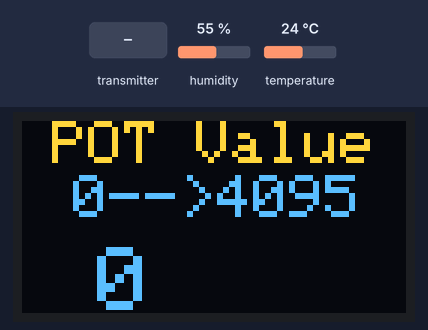
Bench run of a sketch on a simulated ESP32. Parts: 128×64 one-colour display. The inputs (shaded band) are chosen by the test bench; at power-on: humidity 55 %, temperature 24 °C. The OLED is the two-colour kind (top 16 rows yellow); what the sketch prints to the serial monitor is not drawn.

Above: at 1.2 s.
1.3 s: the transmitter starts sending potVal = 1024
At 3.3 s:
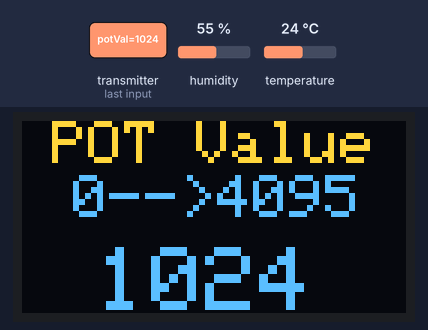
3.6 s: the transmitter starts sending potVal = 2048
At 5.1 s:
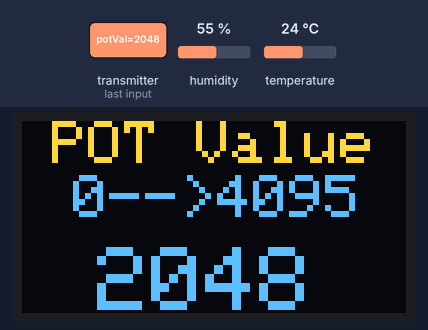
Timing chart, 0 to 6.6 s (numbered marks = the images above; inputs shaded):
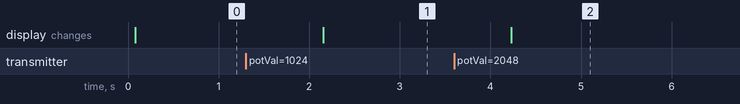

The sketch:

Transceiver_2.ino
```cpp
//Transceiver 2 Sketch:
//--------------------------------------------
//ESP32 Tranceiver 2 via ESP-NOW Protocol
//Transmit Temp & Humidity - Receive Pot Value
//--------------------------------------------
#include <esp_now.h>
#include <WiFi.h>
#include<Wire.h>
#include<Adafruit_SSD1306.h>
#include <DHT.h>
//------------------------------------------------------------
Adafruit_SSD1306 display(128, 64, &Wire, -1);
DHT dht(32, DHT11);
//------------------------------------------------------------
uint8_t RxMACaddress[] = {0x7C, 0x9E, 0xBD, 0xF1, 0x85, 0xCC};
//------------------------------------------------------------
typedef struct TxStruct
{
  float temp; int humidity;
}TxStruct;
TxStruct sentData;
//------------------------------------------------------------
typedef struct RxStruct
{
  int potVal;
}RxStruct;
RxStruct receivedData;
//------------------------------------------------------------
void OnDataRecv(const uint8_t * mac, const uint8_t *incomingData, int len)
{
  memcpy(&receivedData, incomingData, sizeof(receivedData));

}
//------------------------------------------------------------
void OnDataSent(const uint8_t *mac_addr, esp_now_send_status_t status)
{
  Serial.print("\r\nLast Packet Send Status:\t");
  Serial.println(status == ESP_NOW_SEND_SUCCESS ? "Delivery Success" : "Delivery Fail");
}
//======================================================================================
void setup()
{
  Serial.begin(115200);
  dht.begin();
  if (!display.begin(SSD1306_SWITCHCAPVCC, 0x3C))
  {
    Serial.println(F("SSD1306 allocation failed"));
    for (;;); // Don't proceed, loop forever
  }
  display.clearDisplay();
  //----------------------------------------------------------
  WiFi.mode(WIFI_STA);
  //----------------------------------------------------------
  if(esp_now_init() != ESP_OK)
  {
    Serial.println("Error initializing ESP-NOW");
    return;
  }
  //----------------------------------------------------------
  esp_now_register_send_cb(OnDataSent);
  //----------------------------------------------------------
  esp_now_peer_info_t peerInfo;
  memcpy(peerInfo.peer_addr, RxMACaddress, 6);
  peerInfo.channel = 0;
  peerInfo.encrypt = false;
  //----------------------------------------------------------
  if(esp_now_add_peer(&peerInfo) != ESP_OK)
  {
    Serial.println("Failed to add peer");
    return;
  }
  //----------------------------------------------------------
  esp_now_register_recv_cb(OnDataRecv);
}
//======================================================================================
void loop()
{
  sentData.temp = dht.readTemperature(false);
  sentData.humidity = dht.readHumidity();
  //----------------------------------------------------------
  display.setTextColor(WHITE); display.clearDisplay();
  display.setTextSize(2); display.setCursor(10,0); display.print("POT Value");
  display.setCursor(5,18); display.print(" 0-->4095 ");
  display.setTextSize(3); display.setCursor(25,42); display.print(receivedData.potVal);
  display.display();
  //----------------------------------------------------------
  esp_err_t result = esp_now_send(RxMACaddress, (uint8_t *) &sentData, sizeof(sentData));
  //----------------------------------------------------------
  if (result == ESP_OK) Serial.println("Sent with success");
  else Serial.println("Error sending the data");
  //----------------------------------------------------------
  delay(1000);
}
```

Measured:
- after the input at 1.3 s, the display: changes after 0.85 s (image 1)
- after the input at 3.6 s, the display: changes after 0.63 s (image 2)
